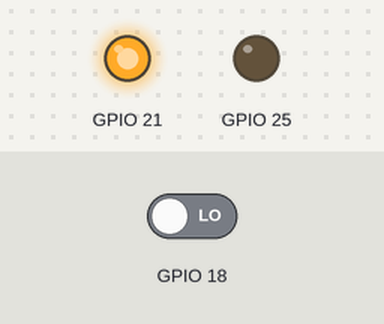
Simulated run of this sketch. Board: ESP32. On the bench: output pins drawn as LEDs (lit = HIGH). The inputs (shaded band) are chosen by the test bench; at power-on: GPIO 18 LOW.

Above: at 1.0 s.
At 3.5 s:
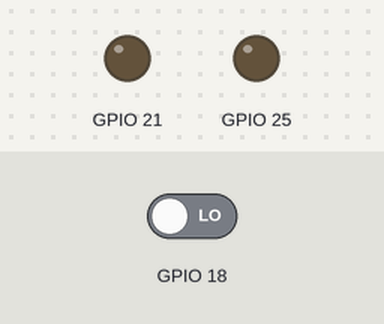
Timing chart, 0 to 6.5 s (numbered marks = the images above):
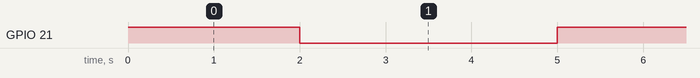

The sketch:

node_ultrasonice_led.ino
```cpp
int d,dur;
void setup() {
  pinMode(21,OUTPUT);
  pinMode(18,INPUT);
  pinMode(25,OUTPUT);
  Serial.begin(9600);


}

void loop() {
  digitalWrite(21,HIGH);
  delay(2000);
  digitalWrite(21,LOW);
  dur=pulseIn(18,HIGH);
  d=(dur*0.034)/2;
  if(d>10){
    digitalWrite(25,HIGH);
  }else{
    digitalWrite(25,LOW);
  }
  delay(2000);
}
```

Measured:
- by itself, GPIO 21: alternates HIGH for 2.0 s and LOW for 3.0 s
